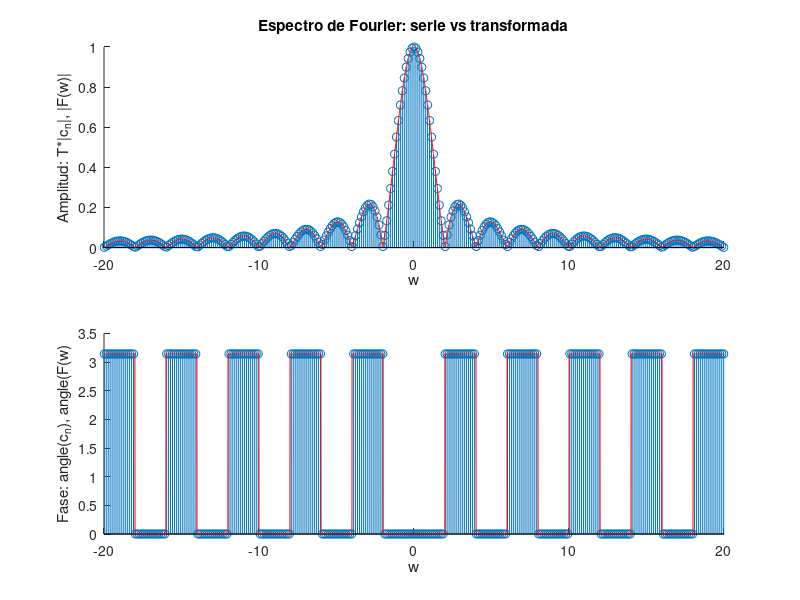

MATLAB code for this plot:
%% Comparación de la serie y de la transformada de Fourier
% Aquí se está analizando un escalón entre -tau/2 y tau/2
% El escalón sería un f = heaviside(t+tau/2) - heaviside(t-tau/2);
%
%                                  ^ f(t)
%                                  |
%                            ------1------
%                            .     |     .
%                            .     |     .
%                            .     |     .
% -----------|---------------|-----|-----|---------------|-------------> t
%          -T/2           -tau/2   0  +tau/2           +T/2

%% Parametros
wmax = 20;                      % frecuencia angular máxima para la T de F
T    = 50;                      % periodo para la serie de Fourier

dw = 2*pi/T;                    % incremento de n para la serie de Fourier
N = floor(wmax/dw);             % número de términos de la serie de Fourier
n = -N:N;
w = linspace(-wmax,+wmax,5000); % frecuencias angulares para la transformada

%% se define y calcula la serie y la tranformada de Fourier
tau = 1;                            % el escalón está entre -tau/2 y tau/2
%{
syms t tau T n w
%assume(T>tau)
assume(tau>0)
f = heaviside(t+tau/2) - heaviside(t-tau/2);
cn  = simplify((1/T)*int(f*exp(-1j*(2*pi*n/T)*t), t, -tau/2, tau/2))
Fw1 = simplify(int(f*exp(-1j*w*t), t, -tau/2, tau/2))
Fw2 = simplify(fourier(f,t,w))
%}
cn = (tau/T)*sinc(pi*n*tau/T);  % serie
Fw = tau*sinc(w*tau/2);         % transformada

%% Se dibuja la serie vs la transformada de Fourier
figure
% espectro de amplitud
subplot(2,1,1);
hold on;
stem(dw*n,T*abs(cn));   
plot(w, abs(Fw),'r-');
xlabel('w');
ylabel('Amplitud: T*|c_n|, |F(w)|')
title('Espectro de Fourier: serie vs transformada')

% espectro de fase
subplot(2,1,2);
hold on;
stem(dw*n,angle(cn));
plot(w, angle(Fw),'r-');
xlabel('w');
ylabel('Fase: angle(c_n), angle(F(w)')

%% Bye, bye!